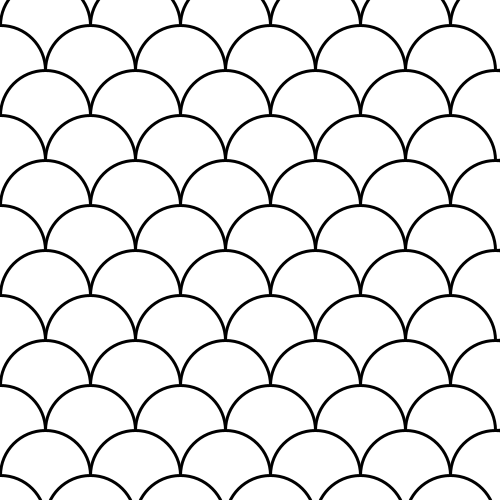
Frame 1 (no input)
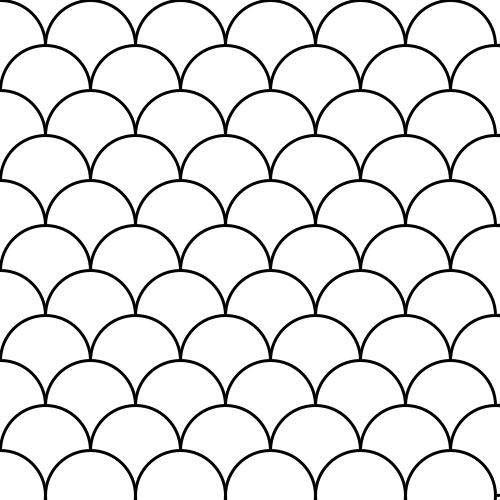
Frame 60 (the mouse pressed at the canvas centre just before this capture)
Frame 120 (the mouse held since frame 60 and released just before this capture): identical to frame 60, image omitted

The Processing sketch that drew these frames (run headless with seeded random() and noise(); from frame 60 on, the mouse is pressed at the canvas centre):

// Processing sketch: sketch_05a_pattern_LABHack
// ── sketch_05a_pattern_LABHack.pde
/*
 * This program fills the display window with overlapping circles.
 * Incrementing each on the x and y axis based in the circle size.
 * This makes it easy to change the pattern by the circle size.
 * Which also changes the number of loops in 'repeats' variable.
 * 
 */
int x = 0;
int y = 25;
int mySize = 90;
int repeats = 0;

void setup() {
  size(500, 500);
  smooth();
  background(255);
}

void draw() {
  background(255);
  stroke(0);
  strokeWeight(3);
  ellipseMode(CENTER);
  
  repeats = width/mySize+1;

  for (int i = 0; i < repeats; i++) { 
    for (int j = 0; j < repeats; j++) {
     ellipse(mySize/2+x, 0+y, mySize, mySize);
     ellipse(0+x, mySize/2+y, mySize, mySize);
      x = x + mySize;
    }
    //fill(check your x's and y's);
    y = y + mySize;
    x = 0;
   
  }
  y = 0;
}


/*ellipse(25,25,50,50);
 ellipse(75,25,50,50);
 ellipse(125,25,50,50);
 
 ellipse(0,50,50,50);
 ellipse(50,50,50,50);
 ellipse(100,50,50,50);*/
